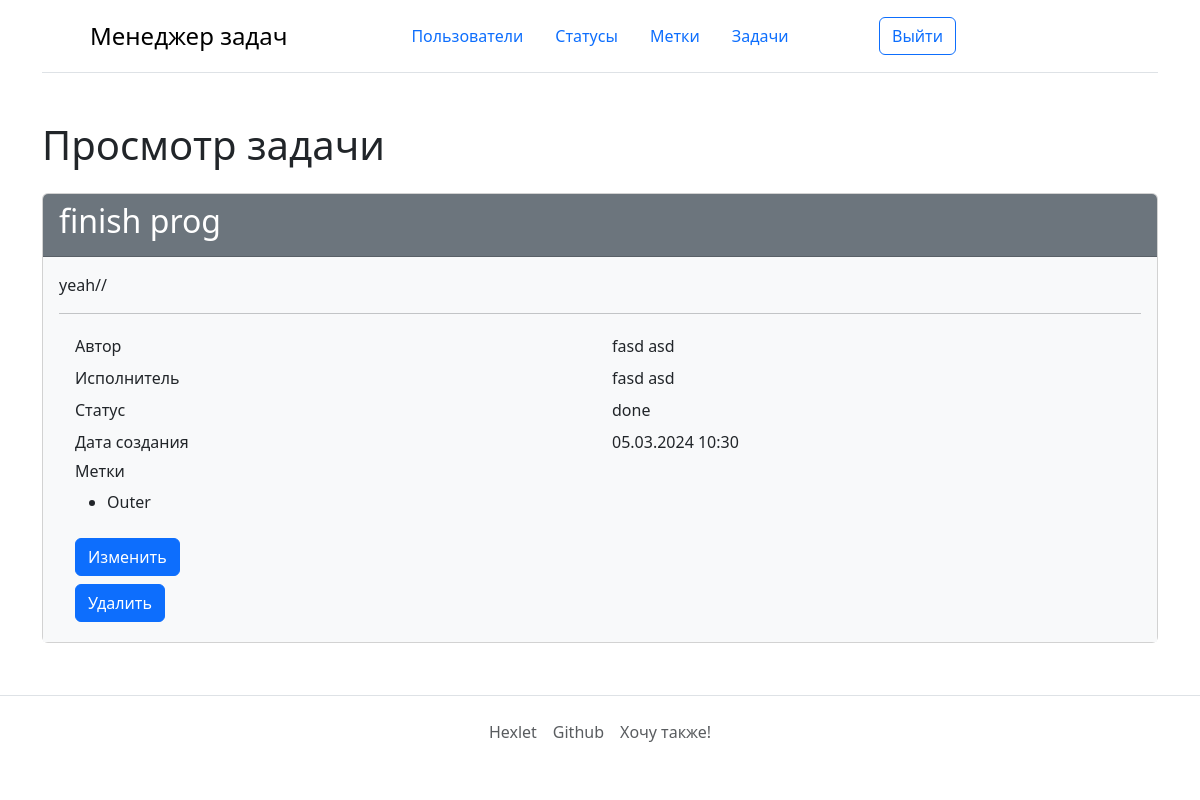
The page /tasks/1/ (signed in) on the database its author committed.
### task_manager/tasks/models.py (models this page shows)
class Task(models.Model):
    name = models.CharField(max_length=255, unique=True)
    description = models.TextField(blank=True)
    author = models.ForeignKey(User, on_delete=models.PROTECT)
    status = models.ForeignKey(Status, on_delete=models.PROTECT)
    label_set = models.ManyToManyField(Label, through='Membership')
    executor = models.ForeignKey(User, on_delete=models.PROTECT, null=True,
                                 blank=True, related_name='tasks_todo')
    created_at = models.DateTimeField(auto_now_add=True)
    class Meta:
        verbose_name = _('Task')

### task_manager/statuses/models.py (models this page shows, shortened)
class Status(models.Model):
    name = models.CharField(max_length=255, unique=True)
    created_at = models.DateTimeField(auto_now_add=True)
    class Meta:
        verbose_name = _('Status')
        verbose_name_plural = _('Statuses')

### task_manager/labels/models.py (models this page shows, shortened)
class Label(models.Model):
    name = models.CharField(max_length=255,
                            unique=True)
    created_at = models.DateTimeField(auto_now_add=True)
    class Meta:
        verbose_name = _('Label')

### task_manager/tasks/views.py (the view)
# urls.py: path('<int:pk>/', TaskDetailView.as_view(), name='tasks_detail'),
class TaskDetailView(LoginRequired, DetailView):
    model = Task
    template_name = 'tasks/detail.html'
    context_object_name = 'task'

### task_manager/service_tools/permissions.py (called while the page is built)
    def dispatch(self, request, *args, **kwargs):
        if not request.user.is_authenticated:
            messages.error(request, self.err_message)
            return redirect(reverse_lazy('login'))
        return super().dispatch(request, *args, **kwargs) # noqa

### task_manager/users/models.py (called while the page is built)
def __str__(self):
    return self.get_full_name()

### task_manager/templates/tasks/detail.html (shortened to what this page needs)
{% extends 'basement.html' %}
{% load django_bootstrap5 i18n %}
{% block content %}
<h1 class="my-4">{% trans 'Task overview' %}</h1>
<div class="card">
    <div class="card-header bg-secondary text-white">
        <h2>{{ task.name }}</h2>
    </div>
    <div class="card-body bg-light">
        {% if task.description %}
        <p>{{ task.description}}</p>
        <hr>
        {% endif %}
        <div class="container">
            <div class="row p-1">
                <div class="col">{% trans 'Author' %}</div>
                <div class="col">{{ task.author }}</div>
            </div>
            <div class="row p-1">
                <div class="col">{% trans 'Executor' %}</div>
                <div class="col">{{ task.executor }}</div>
            </div>
            <div class="row p-1">
                <div class="col">{% trans 'Status' %}</div>
                <div class="col">{{ task.status.name }}</div>
            </div>
            <div class="row p-1">
                <div class="col">{% trans 'Created at' %}</div>
                <div class="col">{{ task.created_at|date:"d.m.Y H:i" }}</div>
            </div>
            <div class="row p-1">
                <div class="col">
                <h6>{% trans 'Labels' %}</h6>
                <ul>
                    {% for label in task.label_set.all %}
                     <li>{{ label.name }}</li>
                    {% endfor %}
                </ul>
                </div>
            </div>
            <div class="row p-1">
                <form action="{% url 'tasks_update' task.pk %}" class="mb-2">
                {% trans 'Update' as button_update %}
                {% bootstrap_button button_type='submit' content=button_update %}
                </form>
                <form action="{% url 'tasks_delete' task.pk %}">
                {% trans 'Delete' as button_delete %}
                {% bootstrap_button button_type='submit' content=button_delete %}
                </form>
            </div>
        </div>
    </div>
</div>
{% endblock %}

### rows shown on the page
Task: name "finish prog", description "yeah//", author "fasd asd", executor "fasd asd", status.name "done", created_at "05.03.2024 10:30"
Label: name "Outer"

### other values the page prints
{{ title_ }} "Менеджер задач"
